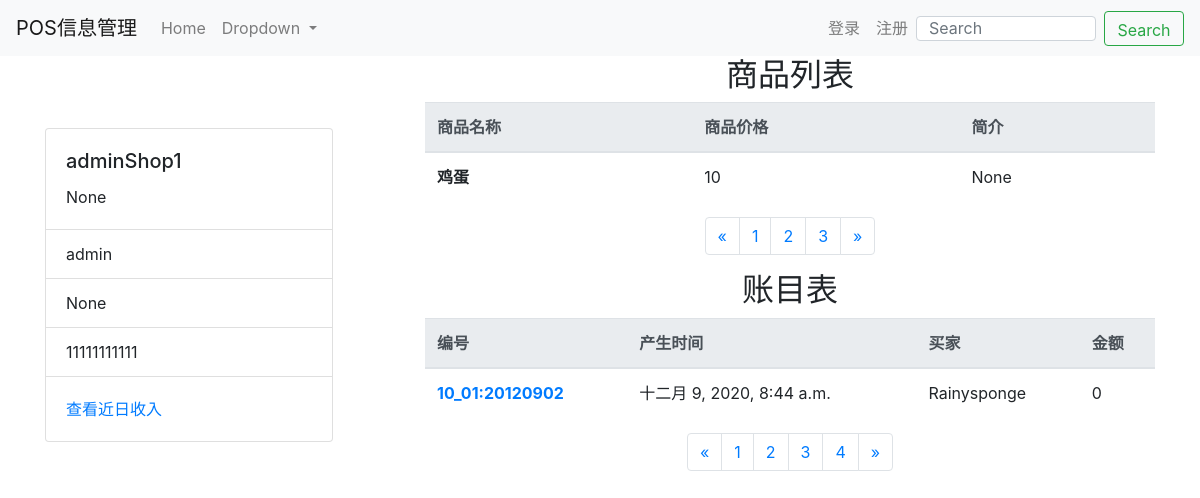
/store/shop_info/1, run on the app's committed database.
### store/models.py (models this page shows, shortened)
class Shop(models.Model):
    shop_id = models.CharField(max_length=12, null=True)  # 商店编号————为一个用户开多个店铺做准备
    shop_name = models.CharField(max_length=32, null=True)
    shop_owner = models.ForeignKey(User, null=True, on_delete=models.CASCADE)
    shop_position = models.CharField(max_length=32, null=True)
    phone_number = models.CharField(max_length=11, null=True)
    contends = models.TextField(null=True)
    create_time = models.DateTimeField(auto_now_add=True)
    last_update = models.DateTimeField(auto_now=True)
    is_active = models.BooleanField(default=True)

class Commodity(models.Model):
    shop = models.ForeignKey(Shop, on_delete=models.DO_NOTHING, null=True)
    commodity_price = models.IntegerField(default=1)
    commodity_name = models.CharField(max_length=10)
    commodity_contends = models.TextField(null=True)

class Pay(models.Model):
    pay_No = models.CharField(max_length=24, null=True)
    shop = models.ForeignKey(Shop, on_delete=models.DO_NOTHING, null=True)
    POS = models.ForeignKey(PosInfo, on_delete=models.DO_NOTHING, null=True)
    buyer_id = models.ForeignKey(User, on_delete=models.DO_NOTHING)
    pay_time = models.DateTimeField(default=timezone.now)
    pay_money = models.IntegerField(default=0)

### store/views.py (the view)
# urls.py: path('shop_info/<int:shop_pk>', views.shop_info, name='shop_info'),
def shop_info(request, shop_pk):
    shop_info_list = Shop.objects.get(pk=shop_pk)
    commodity_list = Commodity.objects.filter(shop=shop_info_list)
    paginator = Paginator(commodity_list, 1)  # 每2页进行分页
    page_num = request.GET.get('page', 1)
    page_of_commodity = paginator.get_page(page_num)
    pay_list = Pay.objects.filter(shop=shop_info_list)
    paginator1 = Paginator(pay_list, 1)  # 每2页进行分页
    page_num1 = request.GET.get('page', 1)
    page_of_pay = paginator1.get_page(page_num1)
    context = {}
    context['shop_info_list'] = shop_info_list
    context['commodity_list'] = page_of_commodity
    context['pay_list'] = page_of_pay
    return render(request, 'store/shop_info.html', context)

### store/templates/store/shop_info.html (shortened to what this page needs)
{% extends 'base.html' %}
{% block content %}
    <div class="container">
        <div class="row">
            <div class="col-md-4">
                <br>
                <br>
                <br>
                <div class="card" style="width: 18rem;">
                  <div class="card-body">
                    <h5 class="card-title">{{ shop_info_list.shop_name }}</h5>
                    <p class="card-text">{{ shop_info_list.contends }}</p>
                  </div>
                  <ul class="list-group list-group-flush">
                    <li class="list-group-item">{{ shop_info_list.shop_owner }}</li>
                    <li class="list-group-item">{{ shop_info_list.shop_position }}</li>
                    <li class="list-group-item">{{ shop_info_list.phone_number }}</li>
                  </ul>
                  <div class="card-body">
                    <a href="{% url 'shop_info_with_charts' shop_info_list.pk %}" class="card-link">查看近日收入</a>
                  </div>
                </div>
            </div>
            <div class="col-md-8">
                <h2 style="text-align: center">商品列表</h2>
                <table class="table">
                    <thead class="thead-light">
                      <tr>
                        <th scope="col">商品名称</th>
                        <th scope="col">商品价格</th>
                        <th scope="col">简介</th>
                      </tr>
                    </thead>
                    <tbody>
                        {% for commodity in commodity_list %}
                                <tr>
                                    <th scope="row">{{ commodity.commodity_name }}</th>
                                    <td>{{ commodity.commodity_price }}</td>
                                    <td>{{ commodity.commodity_contends }}</td>
                                </tr>
                        {% empty %}
                            <p>没有数据哦~</p>
                        {% endfor %}
                    </tbody>
                </table>
            <nav aria-label="Page navigation example">
                    <ul class="pagination justify-content-center ">
                        <li class="page-item">
                            {% if commodity_list.has_previous %}
                                <a class="page-link" href="?page={{ commodity_list.pageprevious_page_number }}" aria-label="Previous">
                                    <span aria-hidden="true">&laquo;</span>
                                </a>
                            {% else %}
                                <a class="page-link" href="#" aria-label="Previous">
                                <span aria-hidden="true">&laquo;</span>
                                </a>
                            {% endif %}
                        </li>
                        {% for page_num in commodity_list.paginator.page_range %}
                         <li class="page-item"><a class="page-link" href="?page={{ page_num }}">{{ page_num }}</a></li>
                        {% endfor %}
                        <li class="page-item">
                            {% if commodity_list.has_next %}
                                <a class="page-link" href="?page={{ commodity_list.next_page_number }}" aria-label="Next">
                                    <span aria-hidden="true">&raquo;</span>
                                </a>
                            {% else %}
                                <a class="page-link" href="#" aria-label="Next">
                                    <span aria-hidden="true">&raquo;</span></a>
                            {% endif %}
                        </li>
                    </ul>
            </nav>
                <h2 style="text-align: center">账目表</h2>
                <table class="table">
                    <thead class="thead-light">
                      <tr>
                        <th scope="col">编号</th>
                        <th scope="col">产生时间</th>
                        <th scope="col">买家</th>
                        <th scope="col">金额</th>
                      </tr>
                    </thead>
                    <tbody>
                        {% for pay_item in pay_list %}
                                <tr>
                                    <th scope="row">
                                        <a href="{% url 'orders_in_pay' pay_item.pk %}">{{ pay_item.pay_No }}</a>
                                    </th>
                                    <td>{{ pay_item.pay_time }}</td>
                                    <td>{{ pay_item.buyer_id.username }}</td>
                                    <td>{{ pay_item.pay_money }}</td>
                                </tr>
                        {% empty %}
                            <p>没有数据哦~</p>
                        {% endfor %}
                    </tbody>
                </table>
            <nav aria-label="Page navigation ">
                    <ul class="pagination justify-content-center ">
                        <li class="page-item">
                            {% if pay_list.has_previous %}
                                <a class="page-link" href="?page={{ pay_list.pageprevious_page_number }}" aria-label="Previous">
                                    <span aria-hidden="true">&laquo;</span>
                                </a>
                            {% else %}
                                <a class="page-link" href="#" aria-label="Previous">
                                <span aria-hidden="true">&laquo;</span>
                                </a>
                            {% endif %}
                        </li>
                        {% for page_num in pay_list.paginator.page_range %}
                         <li class="page-item"><a class="page-link" href="?page={{ page_num }}">{{ page_num }}</a></li>
                        {% endfor %}
                        <li class="page-item">
                            {% if pay_list.has_next %}
                                <a class="page-link" href="?page={{ pay_list.next_page_number }}" aria-label="Next">
                                    <span aria-hidden="true">&raquo;</span>
                                </a>
                            {% else %}
                                <a class="page-link" href="#" aria-label="Next">
                                    <span aria-hidden="true">&raquo;</span></a>
                            {% endif %}
                        </li>
                    </ul>
            </nav>
            </div>
        </div>
    </div>
{% endblock %}

### data on the page
Shop: shop_name "adminShop1", contends "None", shop_owner "admin", shop_position "None", phone_number "11111111111"
Commodity: commodity_name "鸡蛋", commodity_price "10", commodity_contends "None"
Pay: pay_No "10_01:20120902", pay_time "十二月 9, 2020, 8:44 a.m.", buyer_id.username "Rainysponge", pay_money "0"

### other printed values
{{ page_num }} "1" "2" "3"
{{ page_num }} "1" "2" "3" "4"
